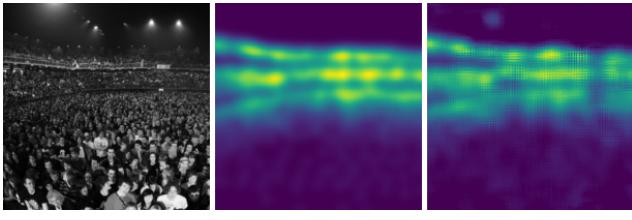
#> input picture data/examples/markdown/multicolcnn/_page_2_Picture_0.jpeg, 632 x 220 px
$ python -i detections.py   (imports and definitions only)
#> lines starting #> are read from the running program, lines starting #| are printed output that depends on the picture
from typing import List
import cv2
import numpy as np
from marker.tables.schema import Line
import PIL.Image

def detect_borderlines(file_path: str, angle_threshold=1, vertical_slope_threshold=10):
#> called with angle_threshold = 1, vertical_slope_threshold = 10
    image = cv2.imread(file_path)
#> image is the input picture: shape (220, 632, 3); mean B, G, R 100.5, 73, 74.2
    if image is None:
        return None, None, None

    gray = cv2.cvtColor(image, cv2.COLOR_BGR2GRAY)
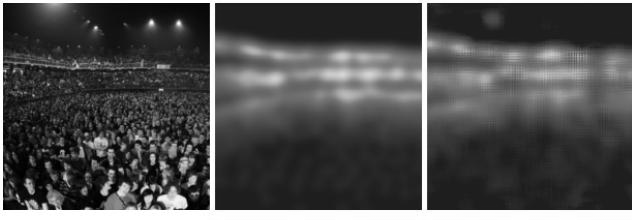
#> gray: shape (220, 632); min 0, max 255, mean 76.5
    blur = cv2.GaussianBlur(gray, (9, 9), 0)
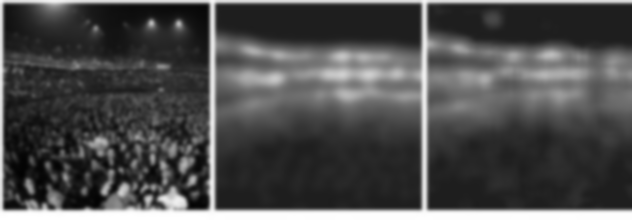
#> blur: shape (220, 632); min 2, max 255, mean 76.4
    edges = cv2.Canny(blur, 50, 150, apertureSize=3)
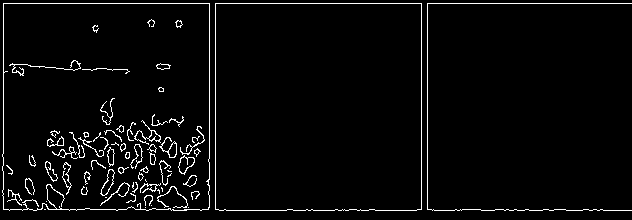
#> edges: shape (220, 632); 3.5% white in thin lines or dots
    lines = cv2.HoughLinesP(
        edges, 1, np.pi / 180, threshold=150, minLineLength=200, maxLineGap=10
    )
#> lines = [[3, 3, 631, 3], [3, 209, 225, 209], [427, 209, 427, 4], [421, 209, 421, 4], [215, 208, 215, 4], [209, 207, 209, 4], [3, 208, 3, 4]]

    horizontal_line_bboxes = []
    vertical_line_bboxes = []

    if lines is not None:
        for line in lines:
            x1, y1, x2, y2 = line[0]

            # Horizontal line check
            if x2 - x1 != 0:  # To avoid division by zero
                slope = (y2 - y1) / (x2 - x1)
                if abs(slope) < np.tan(
                    np.radians(angle_threshold)
                ):  # Check for horizontal lines
                    min_x, max_x = min(x1, x2), max(x1, x2)
                    min_y, max_y = min(y1, y2), max(y1, y2)
                    horizontal_line_bboxes.append(
                        Line(min_x, min_y, max_x - min_x, max_y - min_y)
                    )

            # Vertical line check
            if (
                abs(x2 - x1) < np.tan(np.radians(90 - angle_threshold))
                or abs(slope) > vertical_slope_threshold
            ):  # Check for vertical lines
                min_x, max_x = min(x1, x2), max(x1, x2)
                min_y, max_y = min(y1, y2), max(y1, y2)
                vertical_line_bboxes.append(
                    Line(min_x, min_y, max_x - min_x, max_y - min_y)
                )
#> this loop made 1 pass
#> (x1, y1, x2, y2, slope, min_x, max_x, min_y) on pass 1: (3, 3, 631, 3, 0, 3, 631, 3)
#> after the loop, horizontal_line_bboxes = []; vertical_line_bboxes = []

    return horizontal_line_bboxes, vertical_line_bboxes


# [46 lines that did not run here, left out]


# [62 lines that did not run here, left out]


# [24 lines that did not run here, left out]


# [31 lines that did not run here, left out]


def extend_lines(img, h_lines, v_lines, line_width):
    LEN_THRESHOLD = 40
    img_h, img_w, _ = img.shape
    checking_lines_left = []
    checking_lines_right = []
    for l in h_lines:
        x, y, w, h = l.tolist()
        checking_lines_left.append(
            Line(
                x - (LEN_THRESHOLD / 2),
                y + h - line_width,
                LEN_THRESHOLD,
                line_width + 10,
            )
        )
        checking_lines_right.append(
            Line(
                x + w - LEN_THRESHOLD / 2,
                y + h - line_width,
                LEN_THRESHOLD,
                line_width + 10,
            )
        )

    checking_lines_top = []
    checking_lines_bottom = []
    for l in v_lines:
        x, y, w, h = l.tolist()
        start_point = x - LEN_THRESHOLD, y - line_width
        checking_lines_top.append(Line(x, y - 10, line_width + 2, 40))
        checking_lines_bottom.append(
            Line(x + w - line_width, y + h - (LEN_THRESHOLD / 2), line_width + 2, 40)
        )
    new_h_lines = []
    for left, right in zip(checking_lines_left, checking_lines_right):
        left_overlapped = False
        right_overlapped = False
        for v in v_lines:
            x_v, y_v, w_v, h_v = v.tolist()
            if v.overlaps(left):
                left_overlapped = True
                left_pt = x_v, left.y

            if v.overlaps(right):
                right_overlapped = True
                right_pt = x_v, right.y

            if left_overlapped and right_overlapped:
                break

        if left_overlapped and right_overlapped:
            new_h_lines.append(
                Line(int(left_pt[0]), int(left_pt[1]), int(right_pt[0] - left_pt[0]), 1)
            )
        else:
            print("NOT overlapped")

    ## Vertical lines
    new_h_lines.insert(0, Line(0, 0, img_w, 1))
    new_h_lines.append(Line(0, img_h, img_w, 1))

    ## Overlapping vertical start top point to nearby horizontal line
    new_v_lines = []
    for top, bottom in zip(checking_lines_top, checking_lines_bottom):
        top_overlapped = False
        bottom_overlapped = False
        for h in new_h_lines:
            x_h, y_h, w_h, h_h = h.tolist()
            if h.overlaps(top):
                top_overlapped = True
                top_pt = top.x, h.y

            if h.overlaps(bottom):
                bottom_overlapped = True
                bottom_pt = bottom.x, h.y

            if top_overlapped and bottom_overlapped:
                break

        if top_overlapped and bottom_overlapped:
            new_v_lines.append(Line.fromCoords(*top_pt, *bottom_pt))
        else:
            print(top_overlapped, bottom_overlapped)
            print("V Line Not Overlapped")

    print("H Lines: ", len(new_h_lines), "V Lines: ", len(new_v_lines))
    return new_h_lines, new_v_lines

#> (the run stopped early here; a loop or call above may not have finished)
